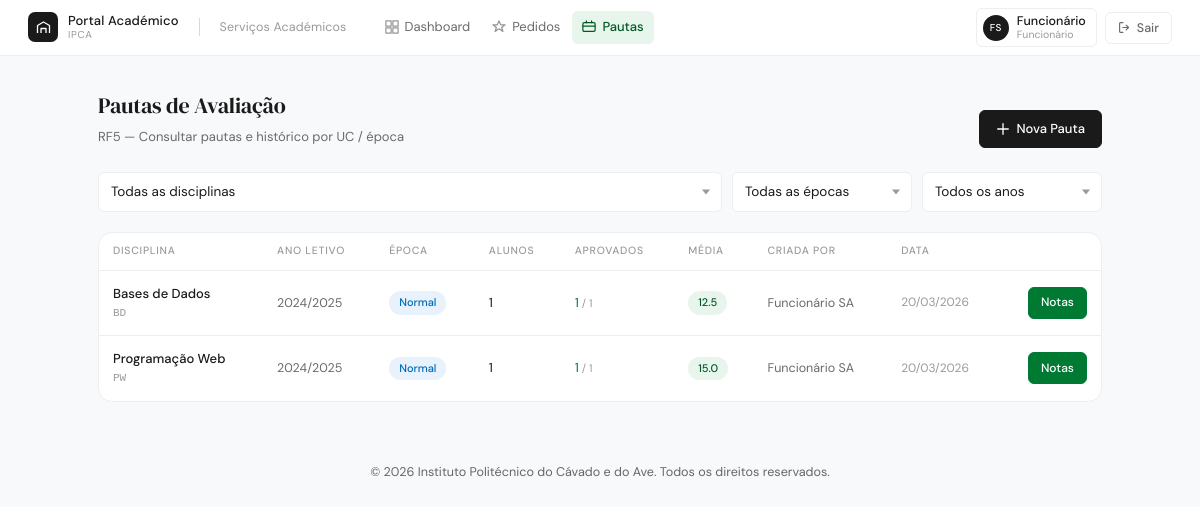
The page /servicos-academicos/pautas.php (signed in) on the database its author committed.
### tables this page shows
CREATE TABLE `pautas` (
  `id` int(11) NOT NULL,
  `disciplina_id` int(11) NOT NULL,
  `ano_letivo` varchar(20) DEFAULT NULL,
  `epoca` enum('Normal','Recurso','Especial') DEFAULT NULL,
  `data_criacao` timestamp NOT NULL DEFAULT current_timestamp(),
  `criado_por` int(11) DEFAULT NULL
);

CREATE TABLE `disciplinas` (
  `id` int(11) NOT NULL,
  `nome_disciplina` varchar(100) NOT NULL,
  `sigla` varchar(20) DEFAULT NULL
);

CREATE TABLE `utilizadores` (
  `id` int(11) NOT NULL,
  `nome` varchar(100) DEFAULT NULL,
  `email` varchar(100) DEFAULT NULL,
  `password` varchar(255) DEFAULT NULL,
  `perfil_id` int(11) DEFAULT NULL,
  `created_at` timestamp NOT NULL DEFAULT current_timestamp()
);

### servicos-academicos/pautas.php (the view, shortened to what this page needs)
<?php
require_once '../config/db.php';
$where  = ["1=1"];
$params = [];
$pautas = $pdo->prepare("
    SELECT p.id, p.ano_letivo, p.epoca, p.data_criacao,
           d.nome_disciplina, d.sigla,
           u.nome AS criado_por_nome,
           COUNT(n.id) AS total_notas,
           SUM(CASE WHEN n.nota >= 10 THEN 1 ELSE 0 END) AS aprovados,
           ROUND(AVG(n.nota),1) AS media
    FROM pautas p
    JOIN disciplinas d ON d.id = p.disciplina_id
    LEFT JOIN utilizadores u ON u.id = p.criado_por
    LEFT JOIN notas n ON n.pauta_id = p.id
    WHERE " . implode(' AND ', $where) . "
    GROUP BY p.id
    ORDER BY p.data_criacao DESC
");
$pautas->execute($params);
$pautas = $pautas->fetchAll(PDO::FETCH_ASSOC);
include '../includes/header.php';
?>
<div class="page-body">
    <div class="page-hd">
        <div>
            <h1>Pautas de Avaliação</h1>
            <p>RF5 — Consultar pautas e histórico por UC / época</p>
        </div>
        <a href="criar_pauta.php" class="btn btn-primary">
            <svg viewBox="0 0 16 16" fill="none" stroke="currentColor" stroke-width="1.5" stroke-linecap="round"><line x1="8" y1="2" x2="8" y2="14"/><line x1="2" y1="8" x2="14" y2="8"/></svg>
            Nova Pauta
        </a>
    </div>
    <form method="GET">
        <div class="filter-row">
            <div class="select-wrap" style="flex:2;">
                <select name="disciplina_id" class="form-control" onchange="this.form.submit()">
                    <option value="">Todas as disciplinas</option>
                </select>
            </div>
            <div class="select-wrap">
                <select name="epoca" class="form-control" onchange="this.form.submit()">
                    <option value="">Todas as épocas</option>
                </select>
            </div>
            <div class="select-wrap">
                <select name="ano_letivo" class="form-control" onchange="this.form.submit()">
                    <option value="">Todos os anos</option>
                </select>
            </div>
        </div>
    </form>
    <div class="card">
        <?php if (empty($pautas)): ?>
            <div class="empty-state">
                <svg width="40" height="40" viewBox="0 0 40 40" fill="none" stroke="currentColor" stroke-width="1"><rect x="4" y="6" width="32" height="28" rx="3"/><line x1="4" y1="14" x2="36" y2="14"/><line x1="13" y1="6" x2="13" y2="14"/><line x1="27" y1="6" x2="27" y2="14"/></svg>
                Nenhuma pauta encontrada.<br>
                <a href="criar_pauta.php" style="color:var(--green);font-weight:500;margin-top:8px;display:inline-block;">Criar a primeira pauta</a>
            </div>
        <?php else: ?>
        <table class="data-table">
            <thead>
                <tr>
                    <th>Disciplina</th>
                    <th>Ano Letivo</th>
                    <th>Época</th>
                    <th>Alunos</th>
                    <th>Aprovados</th>
                    <th>Média</th>
                    <th>Criada por</th>
                    <th>Data</th>
                    <th style="text-align:right;"></th>
                </tr>
            </thead>
            <tbody>
                <?php foreach ($pautas as $p):
                    $aprovados   = (int)($p['aprovados'] ?? 0);
                    $total       = (int)$p['total_notas'];
                    $media       = $p['media'] !== null ? (float)$p['media'] : null;
                    $epocaBadge  = ['Normal'=>'badge-info','Recurso'=>'badge-warning','Especial'=>'badge-secondary'][$p['epoca']] ?? 'badge-secondary';
                ?>
                <tr>
                    <td>
                        <div style="font-weight:500;font-size:13px;"><?= htmlspecialchars($p['nome_disciplina']) ?></div>
                        <div style="font-size:11px;color:var(--text-faint);font-family:monospace;"><?= htmlspecialchars($p['sigla']) ?></div>
                    </td>
                    <td style="font-size:12.5px;color:var(--text-muted);"><?= htmlspecialchars($p['ano_letivo']) ?></td>
                    <td><span class="badge <?= $epocaBadge ?>"><?= htmlspecialchars($p['epoca']) ?></span></td>
                    <td style="font-size:13px;"><?= $total ?></td>
                    <td style="font-size:13px;color:var(--green);"><?= $aprovados ?><?= $total > 0 ? '<span style="color:var(--text-faint);font-size:11px;"> / '.$total.'</span>' : '' ?></td>
                    <td>
                        <?php if ($media !== null): ?>
                            <span class="badge <?= $media >= 10 ? 'badge-success' : 'badge-danger' ?>"><?= number_format($media,1) ?></span>
                        <?php else: ?>
                            <span style="color:var(--text-faint);font-size:12px;">—</span>
                        <?php endif; ?>
                    </td>
                    <td style="font-size:12.5px;color:var(--text-muted);"><?= htmlspecialchars($p['criado_por_nome'] ?? '—') ?></td>
                    <td style="font-size:12px;color:var(--text-faint);white-space:nowrap;"><?= date('d/m/Y', strtotime($p['data_criacao'])) ?></td>
                    <td style="text-align:right;">
                        <a href="lancar-notas.php?pauta_id=<?= (int)$p['id'] ?>" class="btn btn-sm btn-green">Notas</a>
                    </td>
                </tr>
                <?php endforeach; ?>
            </tbody>
        </table>
        <?php endif; ?>
    </div>
</div>
<?php include '../includes/footer.php'; ?>

### includes/header.php (style rules this page uses)
*, *::before, *::after { box-sizing: border-box; margin: 0; padding: 0; }
:root { --green: #007a33; --green-mid: #005a26; --green-pale: #e8f5ed; --green-soft: #c8e6d1; --white: #ffffff; --off-white: #F8F9FA; --gray-50: #F4F5F6; --gray-100: #EEEEEE; --gray-200: #D8D8D8; --gray-400: #9A9A9A; --gray-600: #5A5A5A; --black: #1A1A1A; --text-main: #1A1A1A; --text-muted: #6A6A6A; --text-faint: #9A9A9A; --border: 1px solid #EEEEEE; --radius-sm: 6px; --radius-md: 10px; --radius-lg: 14px; --shadow-xs: 0 1px 3px rgba(0,0,0,0.04); --header-h: 56px; --ipca-green: #007a33; --ipca-green-light: #00a34a; --ipca-green-hover: #005f27; --ipca-blue: #1A1A1A; --bg-light: #F8F9FA; --card-bg: #ffffff; --text-dark: #1A1A1A; --text-muted-old: #6A6A6A; --success-bg: #e8f5ed; --success-text: #005a26; --danger-bg: #FEF0EF; --danger-text: #9B2B20; --shadow-refined: 0 1px 3px rgba(0,0,0,0.04); }
html { font-size: 14px; }
body { font-family: 'DM Sans', system-ui, sans-serif; background: var(--off-white); color: var(--text-main); line-height: 1.6; -webkit-font-smoothing: antialiased; }
a { color: inherit; text-decoration: none; }
.card { background: var(--white); border: var(--border); border-radius: var(--radius-lg); overflow: hidden; }
.badge { display: inline-flex; align-items: center; padding: 3px 10px; border-radius: 20px; font-size: 11px; font-weight: 500; }
.badge-success, .badge-aprovada { background: var(--green-pale); color: var(--green-mid); }
.badge-info, .badge-submetida { background: #E8F2FC; color: #0069B4; }
.btn { display: inline-flex; align-items: center; justify-content: center; gap: 6px; height: 38px; padding: 0 16px; border-radius: var(--radius-sm); font-family: 'DM Sans', sans-serif; font-size: 13px; font-weight: 500; border: var(--border); background: var(--white); color: var(--black); cursor: pointer; transition: all 0.15s; text-decoration: none; white-space: nowrap; }
.btn-primary { background: var(--black); color: white; border-color: var(--black); }
.btn-green { background: var(--green); color: white; border-color: var(--green); }
.btn-sm { height: 32px; padding: 0 12px; font-size: 12px; }
.btn svg { width: 14px; height: 14px; flex-shrink: 0; }
.data-table { width: 100%; border-collapse: collapse; }
.data-table th { padding: 10px 14px; text-align: left; font-size: 10.5px; font-weight: 500; text-transform: uppercase; letter-spacing: 0.07em; color: var(--text-faint); border-bottom: var(--border); white-space: nowrap; }
.data-table td { padding: 13px 14px; border-bottom: var(--border); font-size: 13px; vertical-align: middle; }
.data-table tbody tr:last-child td { border-bottom: none; }
.form-control { width: 100%; height: 40px; padding: 0 12px; border: var(--border); border-radius: var(--radius-sm); font-family: 'DM Sans', sans-serif; font-size: 13.5px; color: var(--black); background: var(--white); transition: border-color 0.15s, box-shadow 0.15s; outline: none; appearance: none; -webkit-appearance: none; }
.select-wrap { position: relative; }
.select-wrap::after { content: ''; position: absolute; right: 12px; top: 50%; transform: translateY(-50%); width: 0; height: 0; border-left: 4px solid transparent; border-right: 4px solid transparent; border-top: 5px solid var(--gray-400); pointer-events: none; }

### servicos-academicos/pautas.php (style rules this page uses)
.page-body { padding:32px 28px; max-width:1060px; margin:0 auto; }
.page-hd { display:flex; align-items:flex-end; justify-content:space-between; margin-bottom:24px; }
.page-hd h1 { font-size:22px; font-family:'DM Serif Display',serif; font-weight:400; color:var(--black); letter-spacing:-.01em; }
.page-hd p { font-size:13px; color:var(--text-muted); margin-top:4px; }
.filter-row { display:flex; gap:10px; margin-bottom:20px; flex-wrap:wrap; }
.filter-row .select-wrap { min-width:180px; }

### rows shown on the page
pautas: disciplina.nome_disciplina "Bases de Dados", disciplina.sigla "BD", ano_letivo "2024/2025", epoca "Normal", total "1", aprovados "1", media "12.5", criado_por.nome "Funcionário SA", data_criacao "20/03/2026"
pautas: disciplina.nome_disciplina "Programação Web", disciplina.sigla "PW", ano_letivo "2024/2025", epoca "Normal", total "1", aprovados "1", media "15.0", criado_por.nome "Funcionário SA", data_criacao "20/03/2026"

### other values the page prints
$sectionLabel "Serviços Académicos"
$link['label'] "Dashboard"
$link['label'] "Pedidos"
$link['label'] "Pautas"
$iniciais "FS"
explode(' ', $nome_sessao)[0] "Funcionário"
$perfil ?: 'Portal' "Funcionário"
